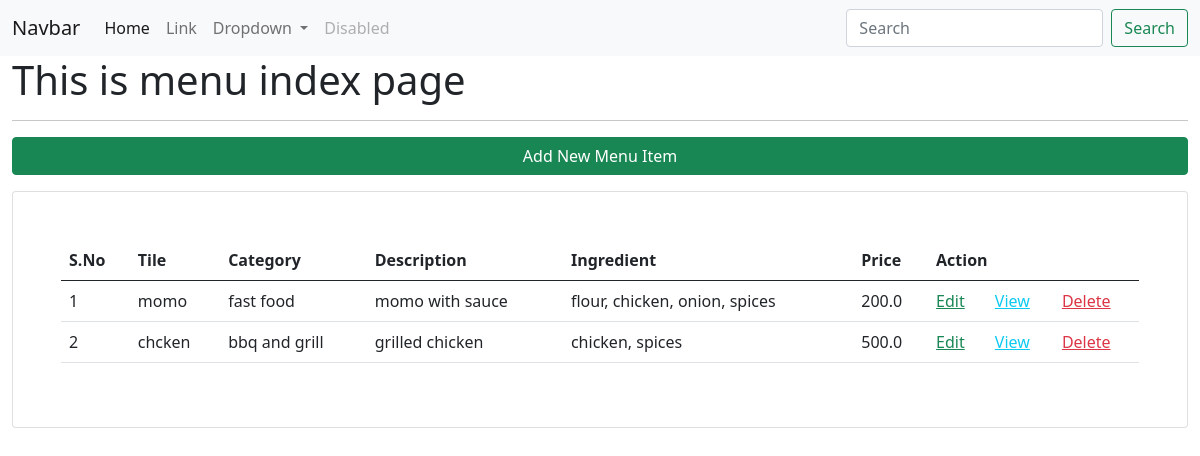
The app's page /menu/, older data.
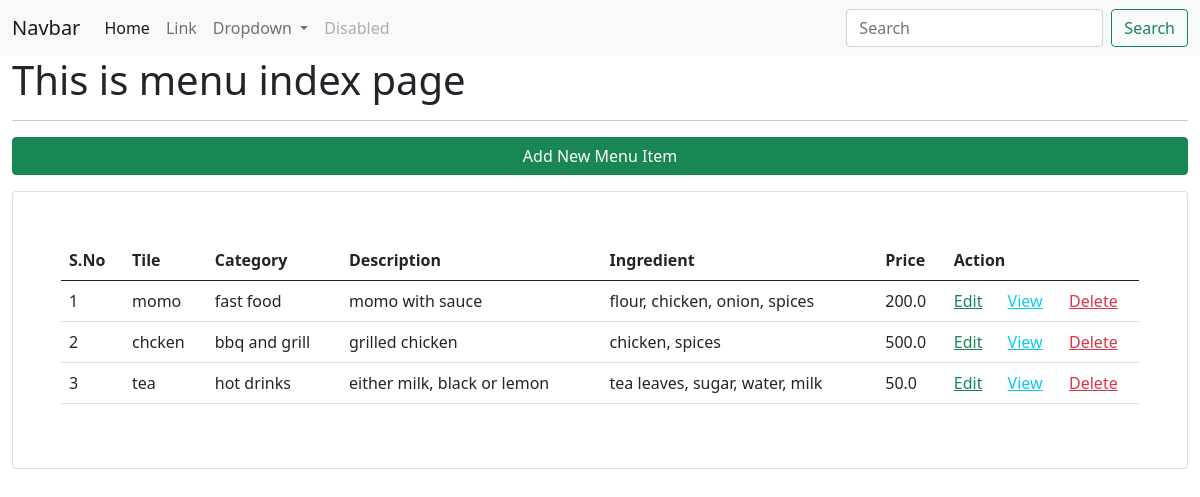
The same page, newer data.
### app_restro/models.py (models this page shows, shortened)
class MenuModel(models.Model):
    menu_title=models.CharField(max_length=100)
    category_id=models.ForeignKey(Category, on_delete=models.CASCADE)
    menu_desc=models.CharField(max_length=200)
    menu_img=models.FileField(upload_to="menu/images/", blank=True)
    menu_ingredient=models.CharField(max_length=200)
    menu_price=models.FloatField()
    class Meta:
        db_table="app_menus"

class Category(models.Model):
    category_name=models.CharField(max_length=200)
    class Meta:
        db_table="app_categories"

### app_restro/views.py (the view)
# urls.py: path('menu/',views.menu_index, name='menu-list'),
def menu_index(request):
    data=MenuModel.objects.all()
    context={"data":data}
    return render(request, 'menus/index.html',context)

### templates/menus/index.html (shortened to what this page needs)
{% extends "layouts/master.html" %}
{% block content %}
<div class="container-fluid">
    <h1>This is menu index page</h1><hr>
    <a href="{% url 'menu-add' %}" class="btn btn-success col-12 mb-3">Add New Menu Item</a>
    <div class="card p-5">
        <table class="table table-hover">
            <thead>
                <th>S.No</th>
                <th>Tile</th>
                <th>Category</th>
                <th>Description</th>
                <th>Ingredient</th>
                <th>Price</th>
                <th colspan="3">Action</th>
            </thead>
            <tbody>
                {% for val in data %}
                <tr>
                    <td>{{ forloop.counter }}</td>
                    <td>{{ val.menu_title }}</td>
                    <td>{{ val.category_id.category_name }}</td>
                    <td>{{ val.menu_desc }}</td>
                    <td>{{ val.menu_ingredient }}</td>
                    <td>{{ val.menu_price }}</td>
                    <td><a href="{% url 'menu-edit' val.id %}" class="link-success">Edit</a></td>
                    <td><a href="{% url 'menu-show' val.id %}" class="link-info">View</a></td>
                    <td><a href="{% url 'menu-delete' val.id %}" class="link-danger">Delete</a></td>
                </tr>
                {% endfor %}
            </tbody>
        </table>
    </div>
</div>
{% endblock %}

Row changes from the older to the newer data that the page shows:
added MenuModel: menu_title "tea", category_id.category_name "hot drinks", menu_desc "either milk, black or lemon", menu_ingredient "tea leaves, sugar, water, milk", menu_price "50.0"
